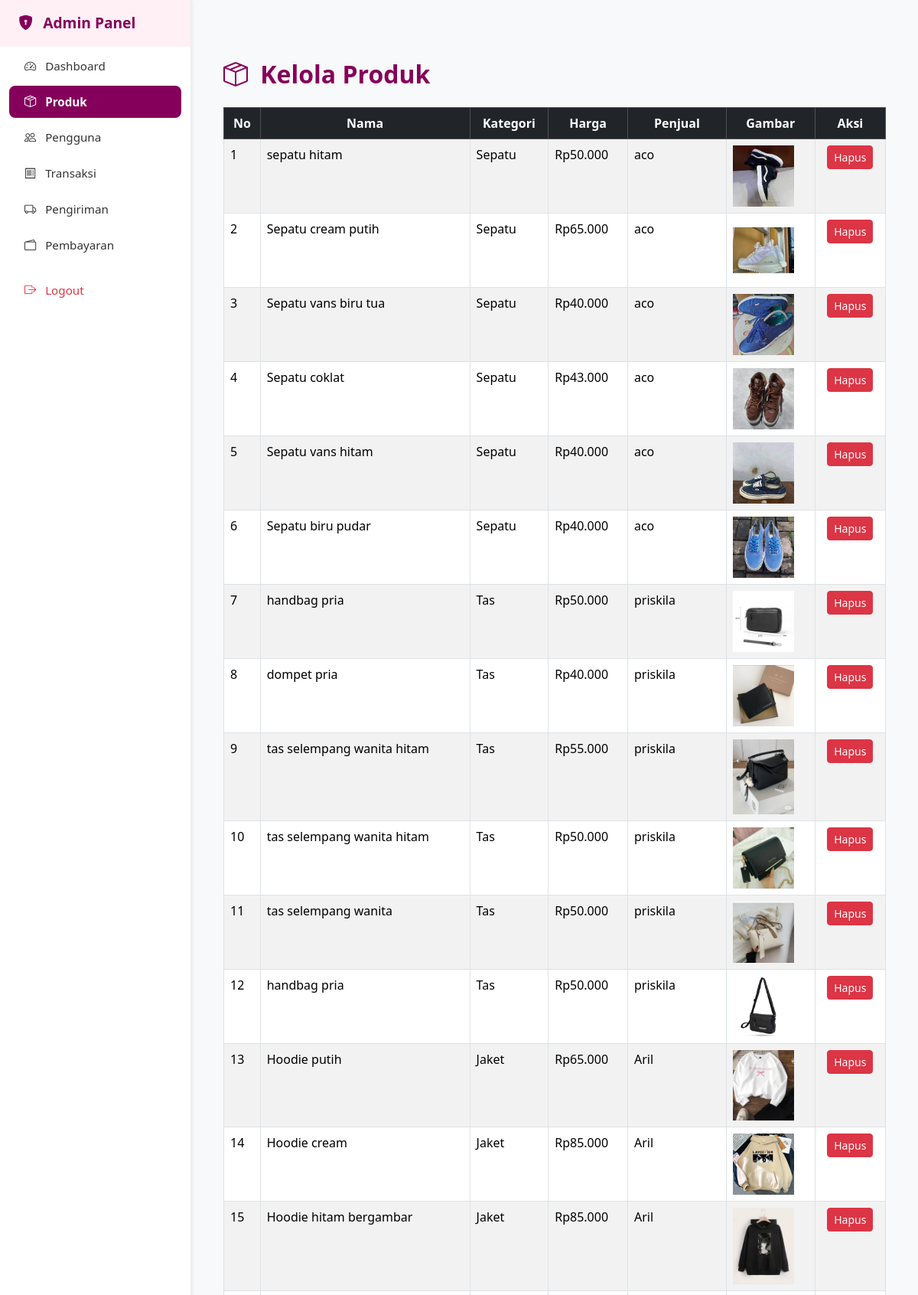
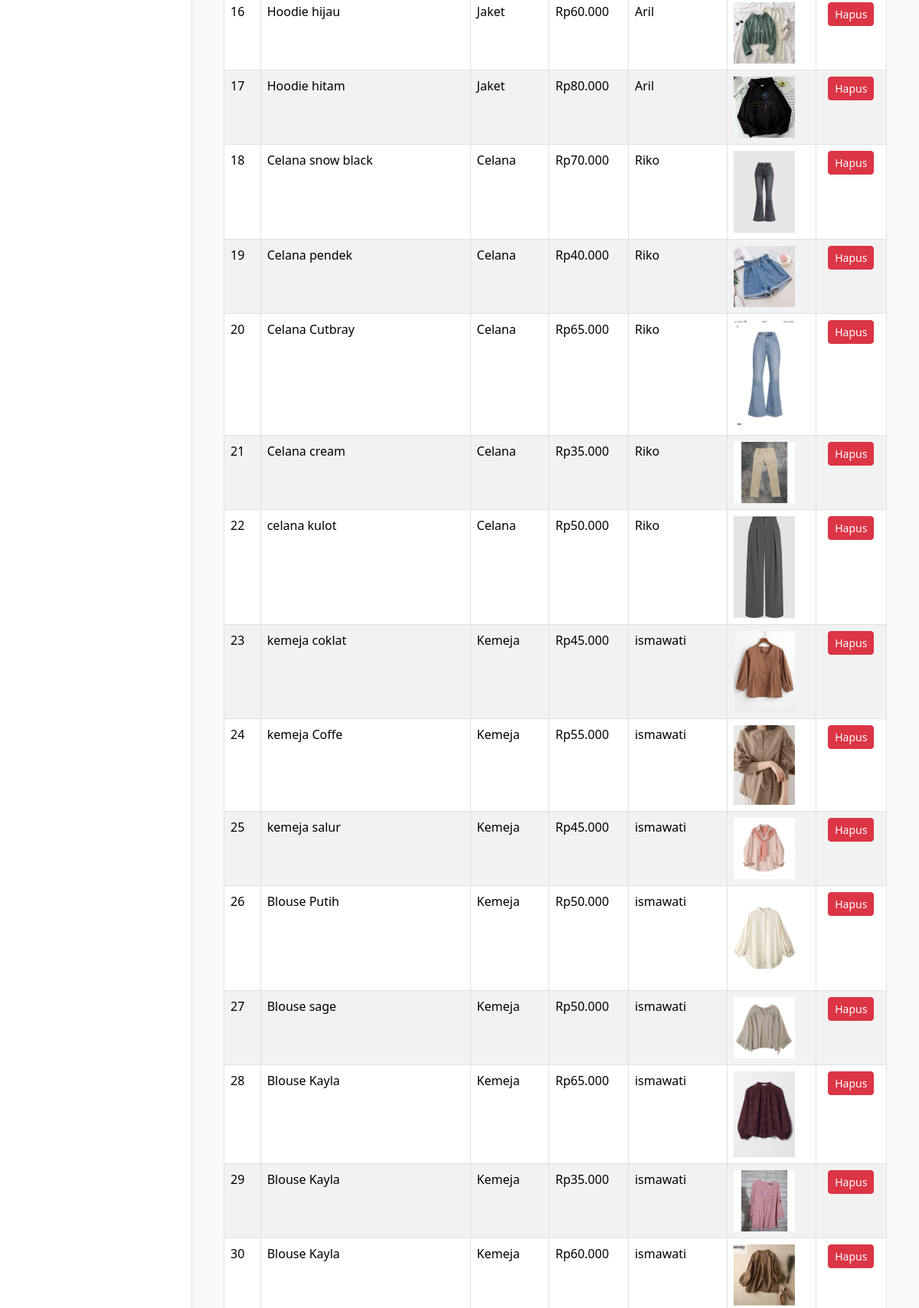
The app's page /middlewares/index.php?url=admin_produk (signed in, upper part) with its own data (2 pictures, top to bottom).
### tables this page shows
CREATE TABLE `produk` (
  `id` int(11) NOT NULL,
  `user_id` int(11) NOT NULL,
  `nama` varchar(255) DEFAULT NULL,
  `kategori` varchar(100) DEFAULT NULL,
  `harga` int(11) DEFAULT NULL,
  `deskripsi` text DEFAULT NULL,
  `gambar` varchar(255) DEFAULT NULL,
  `created_at` timestamp NOT NULL DEFAULT current_timestamp()
);

CREATE TABLE `users` (
  `id` int(11) NOT NULL,
  `name` varchar(100) NOT NULL,
  `email` varchar(100) NOT NULL,
  `password` varchar(255) NOT NULL,
  `role` enum('admin','user') NOT NULL,
  `created_at` timestamp NOT NULL DEFAULT current_timestamp(),
  `is_seller` tinyint(1) DEFAULT 0,
  `nama_toko` varchar(100) DEFAULT NULL,
  `deskripsi_toko` text DEFAULT NULL,
  `telepon` varchar(20) DEFAULT NULL,
  `alamat_toko` varchar(100) DEFAULT NULL
);

### views/admin/admin_produk.php (the view, shortened to what this page needs)
<?php
include 'config/database.php';
$produk = $conn->query("SELECT * FROM produk ORDER BY id DESC");
?>
<div class="container py-5">
  <h2 class="fw-bold mb-4" style="color: #85005A;"><i class="bi bi-box-seam me-2"></i> Kelola Produk</h2>
  <div class="table-responsive">
    <table class="table table-bordered table-striped">
      <thead class="table-dark text-center">
        <tr>
          <th>No</th>
          <th>Nama</th>
          <th>Kategori</th>
          <th>Harga</th>
          <th>Penjual</th>
          <th>Gambar</th>
          <th>Aksi</th>
        </tr>
      </thead>
      <tbody>
        <?php $no = 1; while ($row = $produk->fetch_assoc()): ?>
          <tr>
            <td><?= $no++ ?></td>
            <td><?= htmlspecialchars($row['nama']) ?></td>
            <td><?= htmlspecialchars($row['kategori']) ?></td>
            <td>Rp<?= number_format($row['harga'], 0, ',', '.') ?></td>
            <td>
              <?php
              $user = $conn->query("SELECT name FROM users WHERE id = {$row['user_id']}")->fetch_assoc();
              echo htmlspecialchars($user['name'] ?? '-');
              ?>
            </td>
            <td><img src="<?= $row['gambar'] ?>" width="80"></td>
            <td class="text-center">
              <a href="index.php?url=hapus_produk&id=<?= $row['id'] ?>" onclick="return confirm('Yakin hapus?')" class="btn btn-sm btn-danger">Hapus</a>
            </td>
          </tr>
        <?php endwhile; ?>
      </tbody>
    </table>
  </div>
</div>
<?php
include __DIR__ . '/../layouts/admin_layout.php';
?>

### views/layouts/admin_layout.php (style rules this page uses)
body { font-family: 'Segoe UI', sans-serif; background-color: #f8f9fa; margin: 0; }

### records on screen
produk: nama "sepatu hitam", kategori "Sepatu", harga "50.000", user.name "aco", gambar (picture)
produk: nama "Sepatu cream putih", kategori "Sepatu", harga "65.000", user.name "aco", gambar (picture)
produk: nama "Sepatu vans biru tua", kategori "Sepatu", harga "40.000", user.name "aco", gambar (picture)
produk: nama "Sepatu coklat", kategori "Sepatu", harga "43.000", user.name "aco", gambar (picture)
produk: nama "Sepatu vans hitam", kategori "Sepatu", harga "40.000", user.name "aco", gambar (picture)
produk: nama "Sepatu biru pudar", kategori "Sepatu", harga "40.000", user.name "aco", gambar (picture)
produk: nama "handbag pria", kategori "Tas", harga "50.000", user.name "priskila", gambar (picture)
produk: nama "dompet pria", kategori "Tas", harga "40.000", user.name "priskila", gambar (picture)
produk: nama "tas selempang wanita hitam", kategori "Tas", harga "55.000", user.name "priskila", gambar (picture)
produk: nama "tas selempang wanita hitam", kategori "Tas", harga "50.000", user.name "priskila", gambar (picture)
produk: nama "tas selempang wanita", kategori "Tas", harga "50.000", user.name "priskila", gambar (picture)
produk: nama "handbag pria", kategori "Tas", harga "50.000", user.name "priskila", gambar (picture)
produk: nama "Hoodie putih", kategori "Jaket", harga "65.000", user.name "Aril", gambar (picture)
produk: nama "Hoodie cream", kategori "Jaket", harga "85.000", user.name "Aril", gambar (picture)
produk: nama "Hoodie hitam bergambar", kategori "Jaket", harga "85.000", user.name "Aril", gambar (picture)
produk: nama "Hoodie hijau", kategori "Jaket", harga "60.000", user.name "Aril", gambar (picture)
produk: nama "Hoodie hitam", kategori "Jaket", harga "80.000", user.name "Aril", gambar (picture)
produk: nama "Celana snow black", kategori "Celana", harga "70.000", user.name "Riko", gambar (picture)
produk: nama "Celana pendek", kategori "Celana", harga "40.000", user.name "Riko", gambar (picture)
produk: nama "Celana Cutbray", kategori "Celana", harga "65.000", user.name "Riko", gambar (picture)
produk: nama "Celana cream", kategori "Celana", harga "35.000", user.name "Riko", gambar (picture)
produk: nama "celana kulot", kategori "Celana", harga "50.000", user.name "Riko", gambar (picture)
produk: nama "kemeja coklat", kategori "Kemeja", harga "45.000", user.name "ismawati", gambar (picture)
produk: nama "kemeja Coffe", kategori "Kemeja", harga "55.000", user.name "ismawati", gambar (picture)
produk: nama "kemeja salur", kategori "Kemeja", harga "45.000", user.name "ismawati", gambar (picture)
produk: nama "Blouse Putih", kategori "Kemeja", harga "50.000", user.name "ismawati", gambar (picture)
produk: nama "Blouse sage", kategori "Kemeja", harga "50.000", user.name "ismawati", gambar (picture)
produk: nama "Blouse Kayla", kategori "Kemeja", harga "65.000", user.name "ismawati", gambar (picture)
produk: nama "Blouse Kayla", kategori "Kemeja", harga "35.000", user.name "ismawati", gambar (picture)
produk: nama "Blouse Kayla", kategori "Kemeja", harga "60.000", user.name "ismawati", gambar (picture)

### other values on screen
$item['label'] "Dashboard"
$item['label'] "Produk"
$item['label'] "Pengguna"
$item['label'] "Transaksi"
$item['label'] "Pengiriman"
$item['label'] "Pembayaran"
